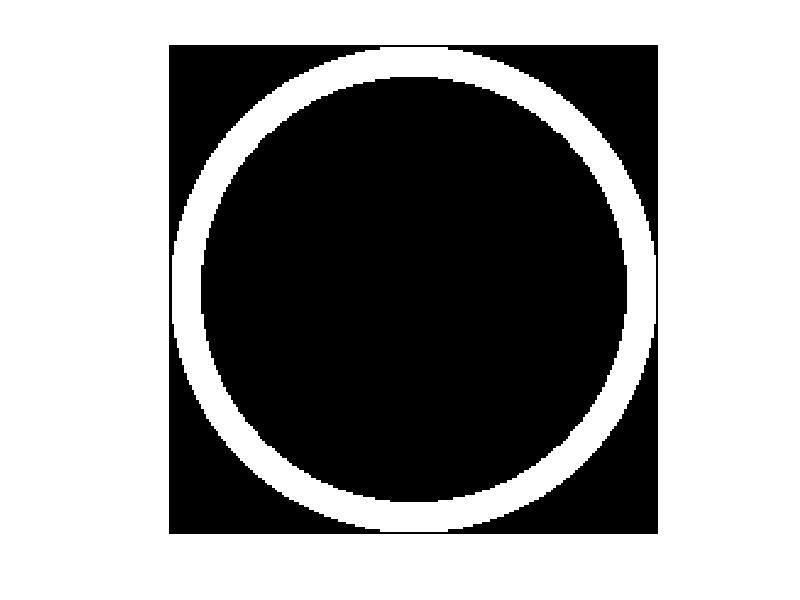

This figure's MATLAB source:
%annulus
N = 200;
x = linspace(-2,2,N);
y = x;
[X,Y] = meshgrid(x,y);

r1=2;
r2=1.75;
R= sqrt(X.^2 +Y.^2);
A=zeros(N,N);
A(find(R<r1 & R>r2))=1;

figure (1);
imshow (A);

I_img = uint8(A*255);
imwrite(I_img, "C:\Users\Faye\Documents\APPHY157\B\Module 1\annulus.jpg");
imwrite(I_img, "C:\Users\Faye\Documents\APPHY157\B\Module 1\annulus.png");
imwrite(I_img, "C:\Users\Faye\Documents\APPHY157\B\Module 1\annulus.bmp");
imwrite(I_img, "C:\Users\Faye\Documents\APPHY157\B\Module 1\annulus.tiff");